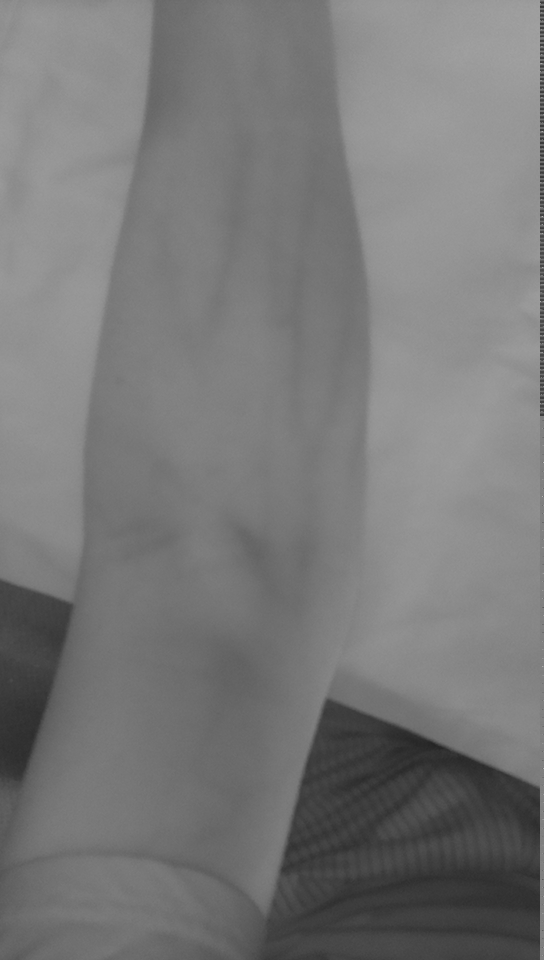
%> input picture Software/Static Image Testing/test.jpeg, 1088 x 1920 px, given in place of test_image1.jpeg, which was not available (shown at 1/2 size)
$ octave StaticImage.m   (GNU Octave 9; MATLAB toolbox functions it lacks are replaced by stand-ins)
%> lines starting %> are read from the running program, lines starting %| are printed output that depends on the picture; in (x1, y1, x2, y2) boxes, pixels count from 0 and x2, y2 are one past the last pixel; in counts of white or black regions, pixels touching at a corner belong together; the program's own positions count from 1; pictures that were not available may be replaced by others from this repository, and a replacement may not be noted
clear all; close all;

%Image Test Number User Input
Test = input([newline 'Which image will be used for testing? (1 - 5)' newline]);
%> the answer given: 1
croprec = [200 200 600 900];

% Reading Test Image
img = imread(['test_image' num2str(Test) '.jpeg']);
%> img is the input picture: size 1920x1088 uint8; min 17, max 255, mean 120.3
img = im2double(img);
%> img: size 1920x1088 double
img = imcrop(img,croprec);
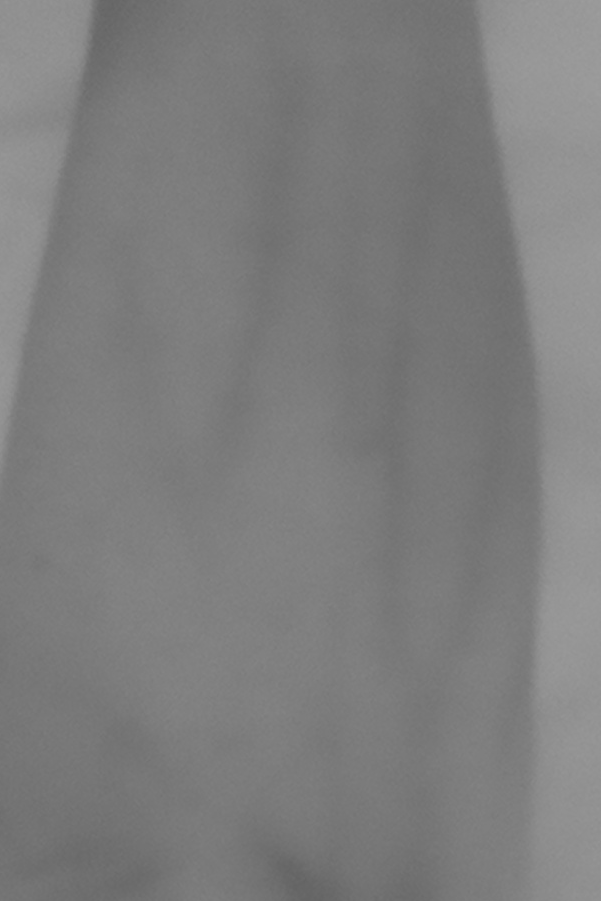
%> img: size 901x601 double; min 0.388, max 0.616, mean 0.491

% De-Blurring Image
Len = 6;
Theta = 10;
PSF = fspecial('motion', Len, Theta);
NoiseVar = 0.00001;
EstimatedNSR = NoiseVar/var(img(:));
%> EstimatedNSR = 0.00614
DeBlur = deconvwnr(img, PSF, EstimatedNSR);

% Displaying De-Blurred and Hist Eq
figure;
subplot(1,4,1);
imshow(img);

subplot(1,4,2);
imshow(DeBlur);

subplot(1,4,3);
blurhist  = histeq(DeBlur);
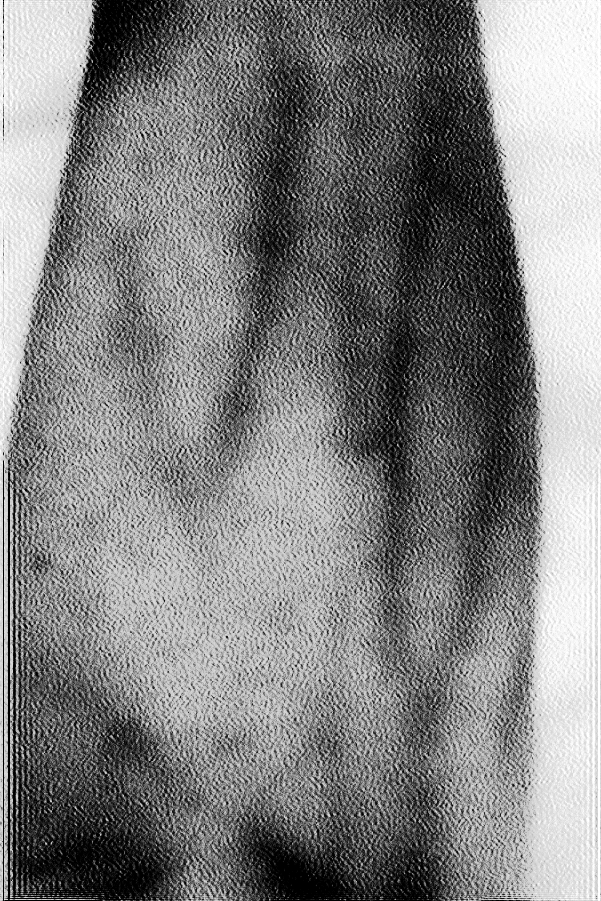
%> blurhist: size 901x601 double; min 0, max 1, mean 0.508
imshow(blurhist);

subplot(1,4,4);
imghist  = histeq(img);
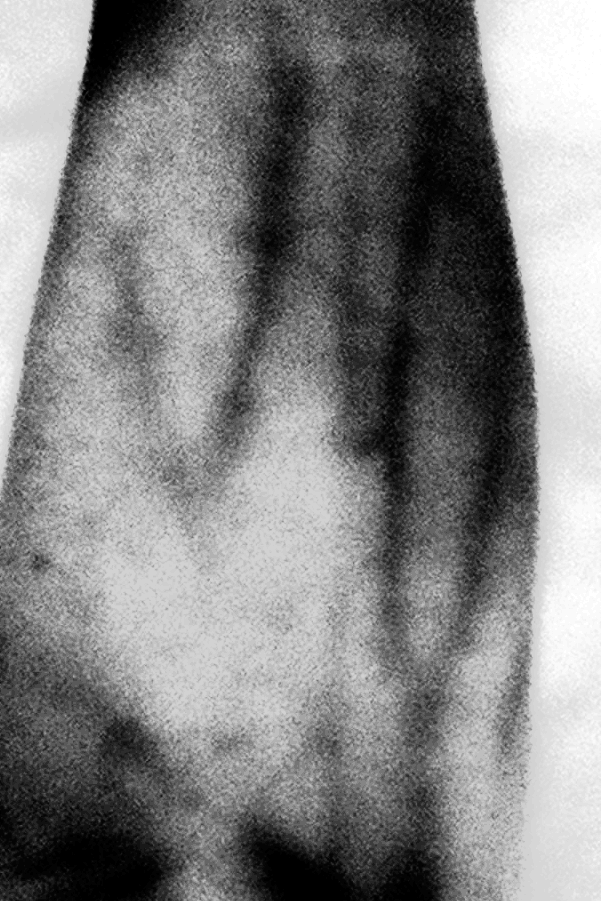
%> imghist: size 901x601 double; min 0, max 1, mean 0.514
imshow(imghist);

% Applying Sobel Filter
figure;
imginv = imcomplement(imghist);
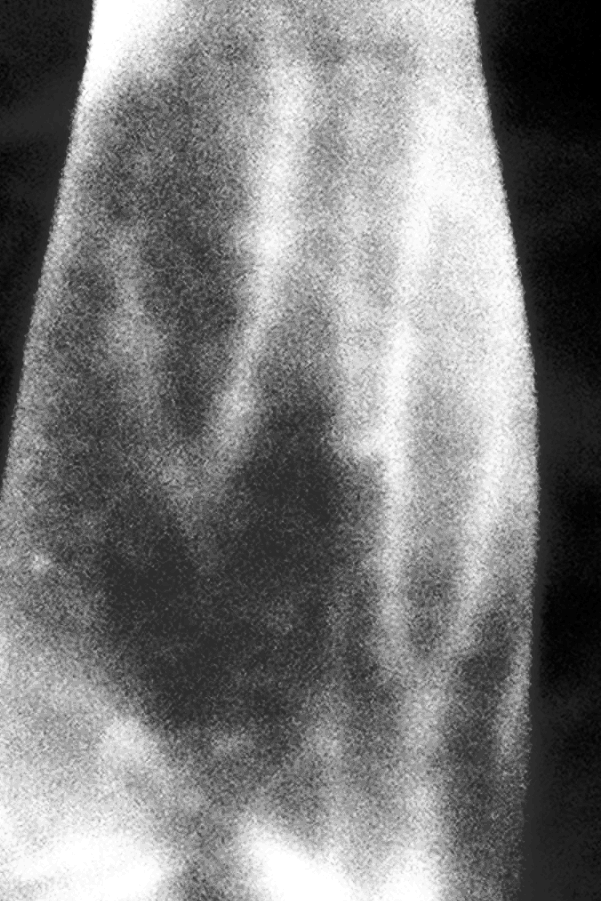
%> imginv: size 901x601 double; min 0, max 1, mean 0.486
imshow(imginv);

figure;
subplot(1,2,1);
BW = imbinarize(imginv,'adaptive','ForegroundPolarity','bright','Sensitivity',0.48);
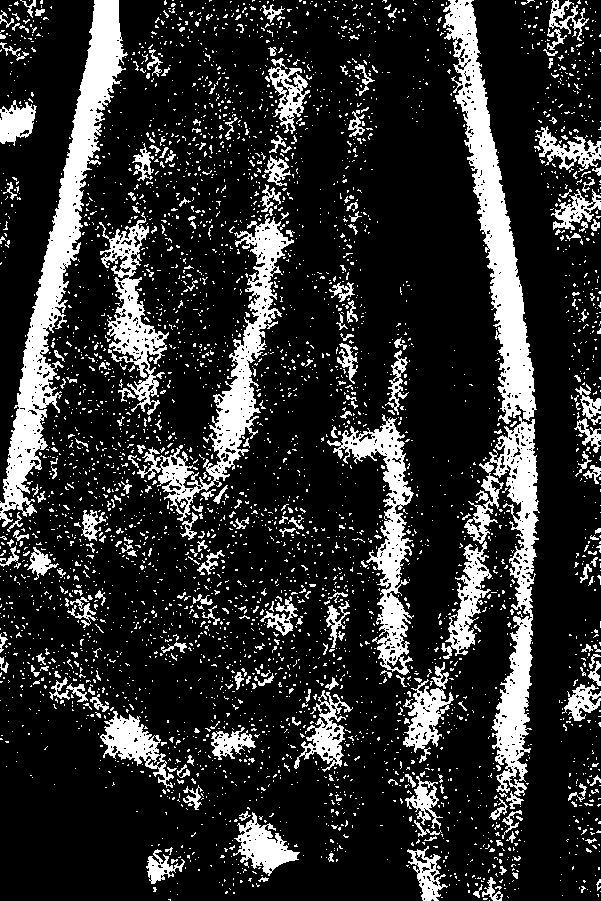
%> BW: size 901x601 logical; 18.6% white; 4082 white regions (3820 under 20 px), largest, box (x1, y1, x2, y2) and area: (0, 0, 128, 527) 13838, (443, 0, 537, 424) 11093, (464, 416, 540, 796) 8867
imshow(BW);

subplot(1,2,2);
BWOG = edge(imghist,'Sobel');
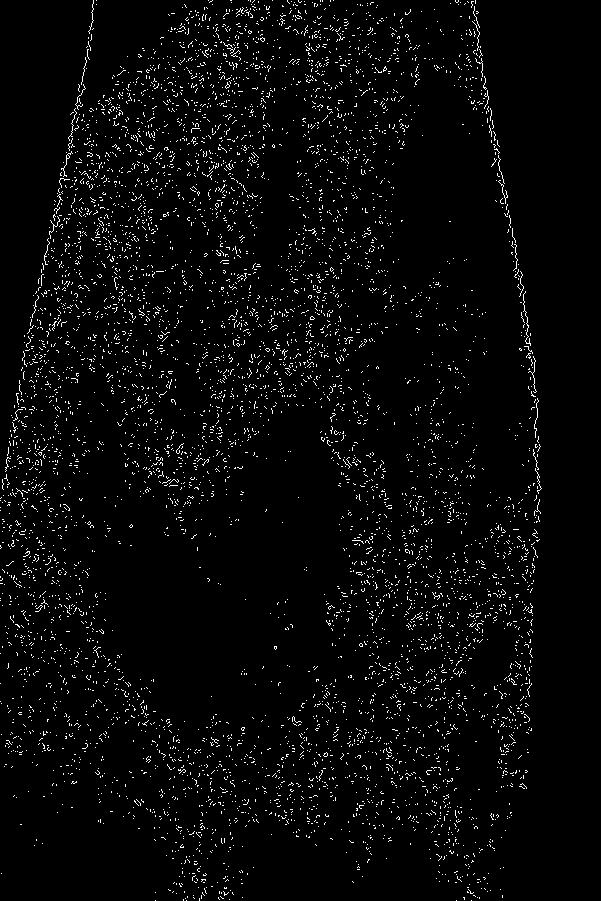
%> BWOG: size 901x601 logical; 3.2% white in thin lines or dots
imshow(BWOG);

% Erode and Dilate
figure;
subplot(1,2,1);
SE1 = strel('disk',2);
EDimg = imerode(BW,SE1);
%> EDimg: size 901x601 logical; 5.9% white; 520 white regions (459 under 20 px), largest, box (x1, y1, x2, y2) and area: (6, 0, 122, 504) 8922, (457, 55, 534, 415) 6437, (494, 626, 531, 765) 1948
imshow(EDimg);
subplot(1,2,2);
SE2 = strel('rectangle',[10 6]);
EDimg = imdilate(EDimg,SE2);
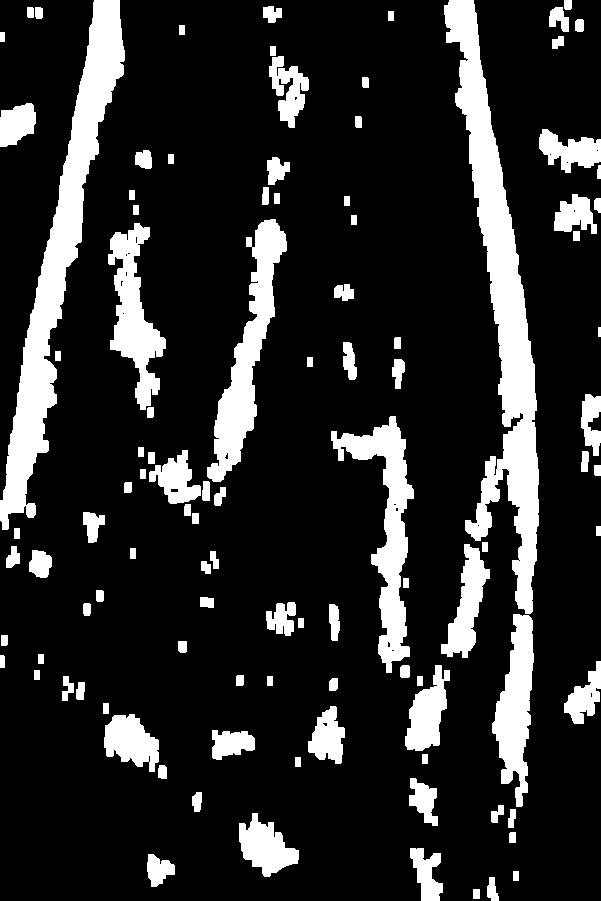
%> EDimg: size 901x601 logical; 16.6% white; 104 white regions, largest, box (x1, y1, x2, y2) and area: (444, 0, 539, 614) 18601, (0, 0, 125, 530) 15669, (207, 219, 287, 482) 6790
imshow(EDimg);
